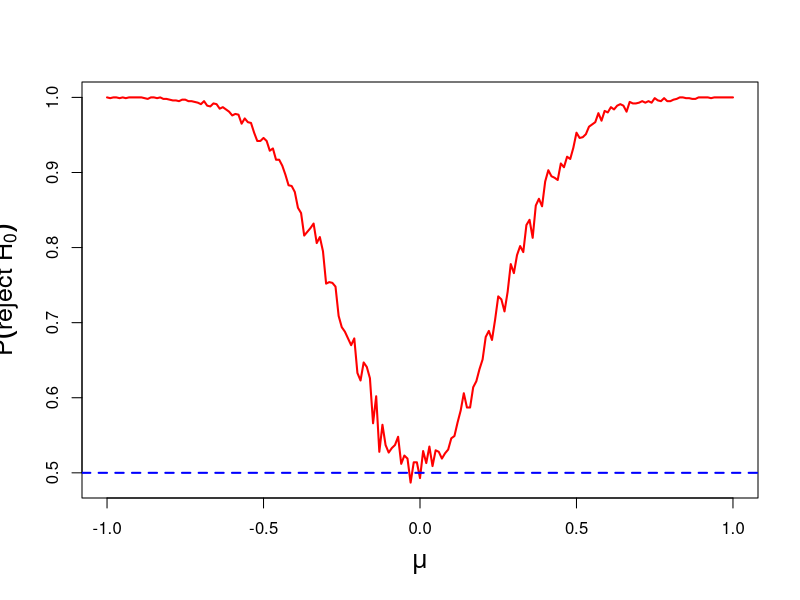

Generate this figure with R: (Note: this script raises an error after producing the figure.)
mu_0 = 0   # null hypothesis
sigma = 1  #population standerd deviation
n = 25    #sample size
alpha =0.5

1-pnorm(alpha/2)
qnorm(1-alpha/2)
x = rnorm(n = n , mean = mu_0,
          sd = sigma)
x_bar = mean(x)
T =(x_bar - mu_0)/ (sigma/sqrt(n))
abs(T)>qnorm(1-alpha/2)


mu_1 =1
n_vals =1:10000
counter = numeric(length = length(n_vals))
for (i in 1:length(n_vals)) {
  x= rnorm(n=n, mean = mu_1,
           sd = sigma)
  x_bar = mean(x)
  T = (x_bar - mu_0)/( sigma/ sqrt(n))
  counter[i] = abs(T)>qnorm(1-alpha/ 2)
}
head(counter, n = 20)
sum(counter==1)

# if abs(T)>z_alfa/2, then rejct h_0
# probability of rejection is (counter==1)


mu_vals =seq(-1,1, by = 0.01)
prob_reject =numeric(length = length(mu_vals))
n = 20
mu_0 = 0
sim = 1000
for (j in 1: length(mu_vals) ){
  mu = mu_vals[j]
  reject = rep(FALSE, sim)
  for (i in 1:sim) {

  x= rnorm(n = n, mean =mu, sd = sigma)
  x_bar = mean(x)
  T= (x_bar - mu_0)/(sigma/sqrt(n))
  reject[i] = abs(T)>qnorm(1-alpha/ 2)
  }
  prob_reject[j] = mean(reject)
}
prob_reject
plot(mu_vals, prob_reject, 
     type = "l", col ="red",
     lwd = 2,
     xlab = expression(mu),
     cex.lab = 1.5,
     ylab = expression(P(reject~H[0])))
abline(h = alpha, col ="blue", lwd =2 , lty =2)
text(0.8, 0.09, expression(alpha), cex =1.9)
abline(v = 0.5, lwd =2, lty =2, lty = 2,
       col = "magenta")
points(0.5, 0.63, pchI = 19, cex=2)